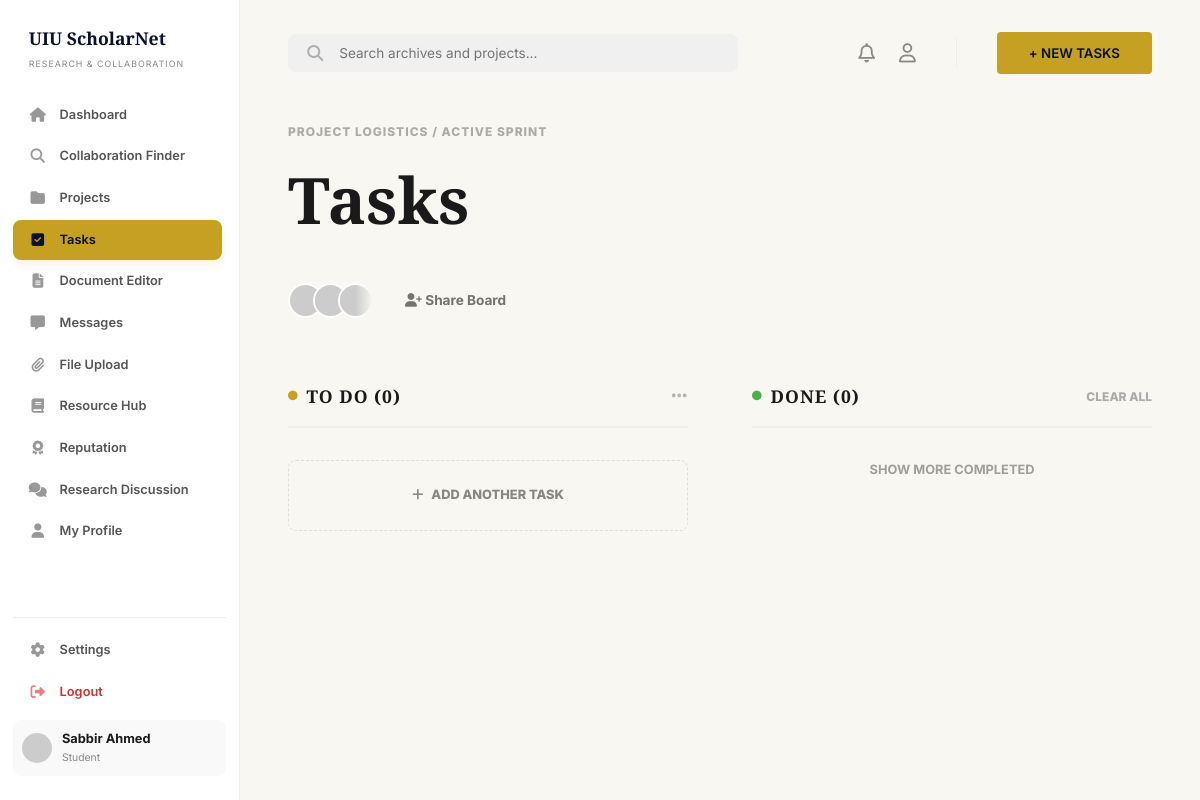
The app's page /dashboard/tasks.php (signed in), older data.
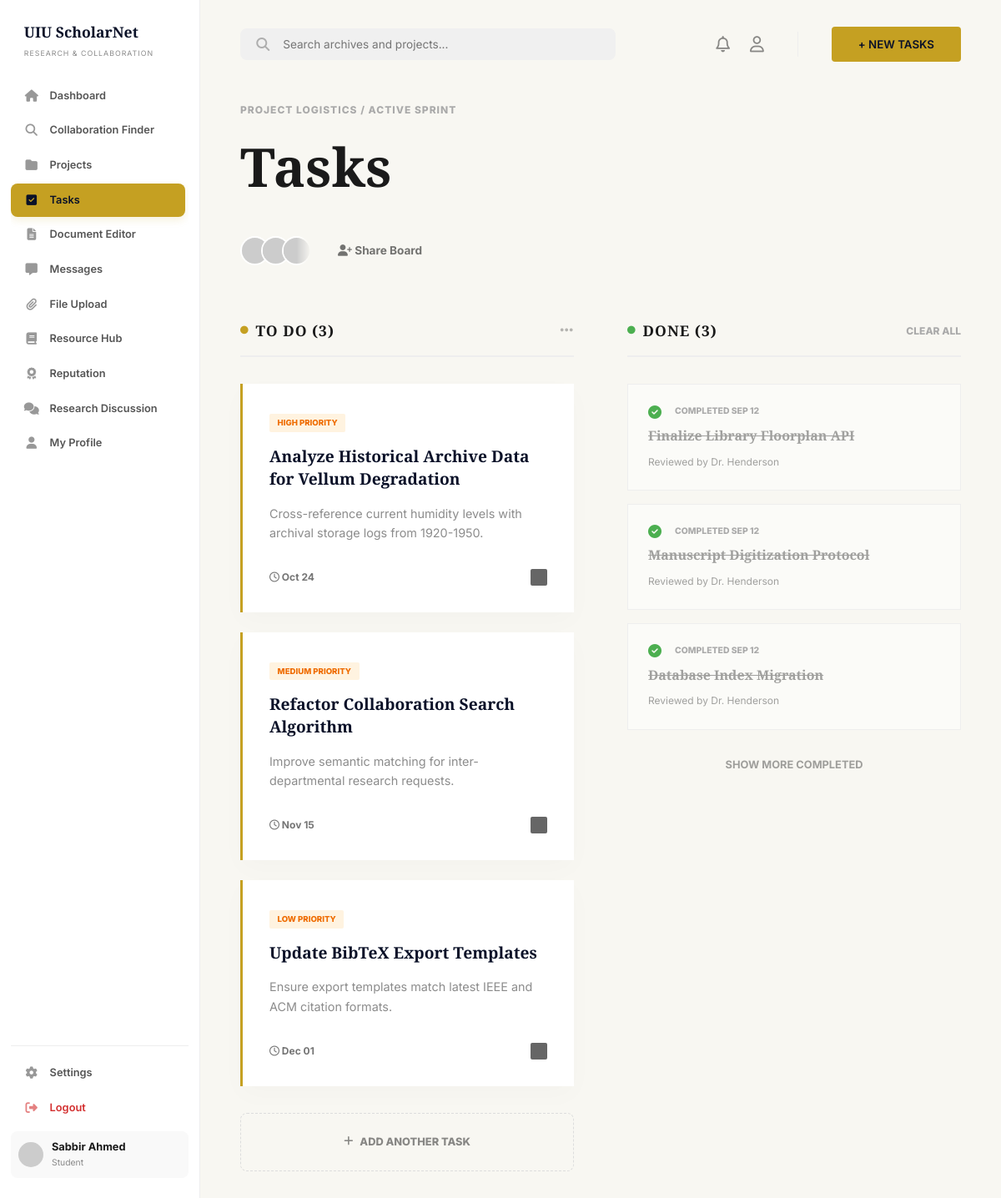
The same page, newer data.
### tables this page shows
CREATE TABLE IF NOT EXISTS users (
    id INT AUTO_INCREMENT PRIMARY KEY,
    full_name VARCHAR(100) NOT NULL,
    email VARCHAR(100) UNIQUE NOT NULL,
    password VARCHAR(255) NOT NULL,
    role ENUM('student', 'faculty') DEFAULT 'student',
    department VARCHAR(100),
    interests TEXT,
    skills TEXT,
    points INT DEFAULT 0,
    created_at TIMESTAMP DEFAULT CURRENT_TIMESTAMP
);

CREATE TABLE IF NOT EXISTS tasks (
    id INT AUTO_INCREMENT PRIMARY KEY,
    project_id INT,
    title VARCHAR(255) NOT NULL,
    description TEXT,
    assigned_to INT,
    priority ENUM('low', 'medium', 'high') DEFAULT 'medium',
    status ENUM('todo', 'inprogress', 'done') DEFAULT 'todo',
    due_date DATE,
    created_at TIMESTAMP DEFAULT CURRENT_TIMESTAMP,
    FOREIGN KEY (project_id) REFERENCES projects(id) ON DELETE CASCADE,
    FOREIGN KEY (assigned_to) REFERENCES users(id) ON DELETE SET NULL
);

### includes/auth_check.php (called while the page is built, shortened)
<?php
require_once('db_connect.php');
$user_id = (int)$_SESSION['user_id'];
$stmt = $conn->prepare("SELECT * FROM users WHERE id = ?");
$stmt->bind_param("i", $user_id);
$stmt->execute();
$user_result = $stmt->get_result();
$user_data = $user_result->fetch_assoc();
?>

### dashboard/tasks.php (the view, shortened to what this page needs)
<?php
require_once('../includes/auth_check.php');
$project_id = isset($_GET['project_id']) ? (int)$_GET['project_id'] : null;
$task_sql = "SELECT t.*, p.title as project_title FROM tasks t
             JOIN projects p ON t.project_id = p.id
             WHERE p.creator_id = ?";
if ($project_id) {
    $task_sql .= " AND t.project_id = ?";
    $tstmt = $conn->prepare($task_sql);
    $tstmt->bind_param("ii", $user_id, $project_id);
} else {
    $tstmt = $conn->prepare($task_sql);
    $tstmt->bind_param("i", $user_id);
}
$tstmt->execute();
$task_result = $tstmt->get_result();
$tasks_todo = [];
$tasks_done = [];
while ($task = $task_result->fetch_assoc()) {
    if ($task['status'] == 'todo' || $task['status'] == 'inprogress') $tasks_todo[] = $task;
    elseif ($task['status'] == 'done') $tasks_done[] = $task;
}
?>
<!DOCTYPE html>
<html lang="en">
<head>
    <link rel="stylesheet" href="https://cdnjs.cloudflare.com/ajax/libs/font-awesome/6.4.0/css/all.min.css">
    <link rel="stylesheet" href="../assets/css/style.css">
</head>
<body class="dashboard-page">
    <?php include('../includes/sidebar.php'); ?>
    <main class="main-content">
        <header class="dash-header" style="margin-bottom: 3rem;">
            <div class="search-container">
                <i class="fa-solid fa-magnifying-glass" style="opacity: 0.3;"></i>
                <input type="text" placeholder="Search archives and projects...">
            </div>
            <div style="display: flex; gap: 1.5rem; align-items: center;">
                <i class="fa-regular fa-bell" style="font-size: 1.2rem; opacity: 0.5;"></i>
                <i class="fa-regular fa-user" style="font-size: 1.2rem; opacity: 0.5;"></i>
                <button class="btn btn-primary" onclick="openModal()" style="background-color: var(--secondary-color); color: var(--primary-color); border-radius: 4px; padding: 0.8rem 2rem;">+ NEW TASKS</button>
            </div>
        </header>
        <section>
            <div style="font-size: 0.75rem; font-weight: 800; color: #aaa; letter-spacing: 1px; margin-bottom: 0.5rem; text-transform: uppercase;">PROJECT LOGISTICS / ACTIVE SPRINT</div>
            <h1 style="font-size: 4rem; margin-bottom: 2rem;">Tasks</h1>
            <div style="display: flex; align-items: center; gap: 2rem; margin-bottom: 4rem;">
                <div style="display: flex; -webkit-mask-image: linear-gradient(to right, black 80%, transparent 100%);">
                    <img src="https://ui-avatars.com/api/?name=User+1&background=eee&color=0a1128" style="width: 35px; height: 35px; border-radius: 50%; border: 2px solid white; margin-right: -10px;">
                    <img src="https://ui-avatars.com/api/?name=User+2&background=ddd&color=0a1128" style="width: 35px; height: 35px; border-radius: 50%; border: 2px solid white; margin-right: -10px;">
                    <img src="https://ui-avatars.com/api/?name=User+3&background=ccc&color=0a1128" style="width: 35px; height: 35px; border-radius: 50%; border: 2px solid white;">
                </div>
                <div style="font-size: 0.85rem; font-weight: 700; opacity: 0.6; cursor: pointer;"><i class="fa-solid fa-user-plus"></i> Share Board</div>
            </div>
            <div class="kanban-board">
                <div class="kanban-column">
                    <h3><span style="display: flex; align-items: center; gap: 0.5rem;"><i class="fa-solid fa-circle" style="color: var(--secondary-color); font-size: 0.6rem;"></i> To Do (<?php echo count($tasks_todo); ?>)</span> <i class="fa-solid fa-ellipsis" style="opacity: 0.3;"></i></h3>
                    <?php foreach($tasks_todo as $task): ?>
                    <div class="task-card">
                        <div style="background: #fff3e0; color: #ef6c00; font-size: 0.6rem; font-weight: 800; padding: 0.2rem 0.6rem; border-radius: 2px; display: inline-block; margin-bottom: 1rem; text-transform: uppercase;"><?php echo $task['priority']; ?> PRIORITY</div>
                        <h4><?php echo htmlspecialchars($task['title']); ?></h4>
                        <p style="font-size: 0.9rem; opacity: 0.5; margin-bottom: 2rem;"><?php echo htmlspecialchars($task['description']); ?></p>
                        <div class="task-meta-footer">
                            <span><i class="fa-regular fa-clock"></i> <?php echo date('M d', strtotime($task['due_date'])); ?></span>
                            <div style="width: 20px; height: 20px; background: #000; border-radius: 2px;"></div>
                        </div>
                    </div>
                    <?php endforeach; ?>
                    <div class="create-project-box" style="padding: 1.5rem; margin-top: 2rem; border-style: dashed; border-width: 1px;" onclick="openModal()">
                        <div style="font-size: 0.8rem; font-weight: 800; opacity: 0.5; display: flex; align-items: center; justify-content: center; gap: 0.5rem;">
                            <i class="fa-solid fa-plus"></i> ADD ANOTHER TASK
                        </div>
                    </div>
                </div>
                <div class="kanban-column">
                    <div style="display: flex; justify-content: space-between; align-items: center; margin-bottom: 2rem; border-bottom: 2px solid #eee; padding-bottom: 1rem;">
                        <h3 style="margin-bottom: 0; border: none; padding: 0;"><span style="display: flex; align-items: center; gap: 0.5rem;"><i class="fa-solid fa-circle" style="color: #4CAF50; font-size: 0.6rem;"></i> Done (<?php echo count($tasks_done); ?>)</span></h3>
                        <span style="font-size: 0.75rem; font-weight: 800; color: #aaa; cursor: pointer;">CLEAR ALL</span>
                    </div>
                    <?php foreach($tasks_done as $task): ?>
                    <div class="task-completed-card">
                        <div style="display: flex; align-items: center; gap: 1rem; margin-bottom: 0.5rem;">
                            <i class="fa-solid fa-circle-check" style="color: #4CAF50;"></i>
                            <span style="font-size: 0.65rem; font-weight: 800; color: #aaa; text-transform: uppercase;">COMPLETED SEP 12</span>
                        </div>
                        <h4><?php echo htmlspecialchars($task['title']); ?></h4>
                        <div style="font-size: 0.75rem; opacity: 0.4; margin-top: 0.5rem;">Reviewed by Dr. Henderson</div>
                    </div>
                    <?php endforeach; ?>
                    <div style="text-align: center; margin-top: 2rem; font-size: 0.8rem; font-weight: 700; opacity: 0.4; cursor: pointer;">SHOW MORE COMPLETED</div>
                </div>
            </div>
        </section>
    </main>
</body>
</html>

### includes/sidebar.php
<aside class="sidebar">
    <div class="logo">UIU ScholarNet</div>
    <div class="sidebar-subtitle">RESEARCH & COLLABORATION</div>
    <nav class="sidebar-menu">
        <a href="index.php" class="menu-item <?php echo (basename($_SERVER['PHP_SELF']) == 'index.php') ? 'active' : ''; ?>">
            <i class="fa-solid fa-house"></i> Dashboard
        </a>
        <a href="collaboration.php" class="menu-item <?php echo (basename($_SERVER['PHP_SELF']) == 'collaboration.php') ? 'active' : ''; ?>">
            <i class="fa-solid fa-magnifying-glass"></i> Collaboration Finder
        </a>
        <a href="projects.php" class="menu-item <?php echo (basename($_SERVER['PHP_SELF']) == 'projects.php') ? 'active' : ''; ?>">
            <i class="fa-solid fa-folder"></i> Projects
        </a>
        <a href="tasks.php" class="menu-item <?php echo (basename($_SERVER['PHP_SELF']) == 'tasks.php') ? 'active' : ''; ?>">
            <i class="fa-solid fa-square-check"></i> Tasks
        </a>
        <a href="document_editor.php" class="menu-item <?php echo (basename($_SERVER['PHP_SELF']) == 'document_editor.php') ? 'active' : ''; ?>">
            <i class="fa-solid fa-file-lines"></i> Document Editor
        </a>
        <a href="messages.php" class="menu-item <?php echo (basename($_SERVER['PHP_SELF']) == 'messages.php') ? 'active' : ''; ?>">
            <i class="fa-solid fa-message"></i> Messages
        </a>
        <a href="file_upload.php" class="menu-item <?php echo (basename($_SERVER['PHP_SELF']) == 'file_upload.php') ? 'active' : ''; ?>">
            <i class="fa-solid fa-paperclip"></i> File Upload
        </a>
        <a href="resources.php" class="menu-item <?php echo (basename($_SERVER['PHP_SELF']) == 'resources.php') ? 'active' : ''; ?>">
            <i class="fa-solid fa-book"></i> Resource Hub
        </a>
        <a href="#" class="menu-item"><i class="fa-solid fa-award"></i> Reputation</a>
        <a href="#" class="menu-item"><i class="fa-solid fa-comments"></i> Research Discussion</a>
        <a href="#" class="menu-item"><i class="fa-solid fa-user"></i> My Profile</a>
    </nav>
    <div class="sidebar-footer">
        <a href="#" class="menu-item"><i class="fa-solid fa-gear"></i> Settings</a>
        <a href="../auth/logout.php" class="menu-item" style="color: #d32f2f;"><i class="fa-solid fa-right-from-bracket"></i> Logout</a>
        <div class="user-profile-small">
            <img src="https://ui-avatars.com/api/?name=<?php echo urlencode($user_data['full_name']); ?>&background=0a1128&color=fff" alt="User">
            <div>
                <div style="font-weight: 700; font-size: 0.8rem;"><?php echo $user_data['full_name']; ?></div>
                <div style="font-size: 0.65rem; opacity: 0.5;"><?php echo ucfirst($user_data['role']); ?></div>
            </div>
        </div>
    </div>
</aside>

### assets/css/global.css (style rules this page uses)
:root { --primary-color: #0a1128; --secondary-color: #c5a022; --bg-color: #f8f7f2; --text-color: #1a1a1a; --accent-color: #e8e6d9; --white: #ffffff; --transition: all 0.3s ease; --font-heading: 'Playfair Display', serif; --font-body: 'Inter', sans-serif; }
* { margin: 0; padding: 0; box-sizing: border-box; }
body { font-family: var(--font-body); background-color: var(--bg-color); color: var(--text-color); line-height: 1.6; overflow-x: hidden; }
h1, h2, h3, h4 { font-family: var(--font-heading); font-weight: 700; }
a { text-decoration: none; color: inherit; transition: var(--transition); }
.btn { padding: 0.8rem 2rem; border-radius: 4px; font-weight: 600; cursor: pointer; display: inline-flex; align-items: center; gap: 0.5rem; transition: var(--transition); border: none; font-family: var(--font-body); }
.btn-primary { background-color: var(--secondary-color); color: var(--white); }
.logo { font-size: 1.5rem; font-weight: 700; color: var(--primary-color); font-family: var(--font-heading); }

### assets/css/layout.css (style rules this page uses)
.dashboard-page { display: flex; background-color: var(--bg-color); min-height: 100vh; width: 100%; }
.sidebar { width: 240px; min-width: 240px; background: var(--white); border-right: 1px solid #eee; padding: 1.5rem 0.8rem; display: flex; flex-direction: column; position: fixed; top: 0; left: 0; bottom: 0; z-index: 1000; overflow: hidden; }
.sidebar .logo { font-size: 1.1rem; margin-bottom: 0.3rem; padding-left: 1rem; color: var(--primary-color); flex-shrink: 0; }
.sidebar-subtitle { font-size: 0.55rem; opacity: 0.5; letter-spacing: 1px; padding-left: 1rem; margin-bottom: 1.5rem; flex-shrink: 0; }
.sidebar-menu { flex: 1 1 0; min-height: 0; overflow-y: auto; padding-right: 4px; }
.menu-item { display: flex; align-items: center; gap: 0.8rem; padding: 0.6rem 1rem; border-radius: 8px; margin-bottom: 2px; font-weight: 600; font-size: 0.8rem; color: #555; transition: var(--transition); text-decoration: none; white-space: nowrap; }
.menu-item i { width: 18px; font-size: 0.9rem; display: flex; justify-content: center; opacity: 0.6; }
.menu-item.active { background-color: var(--secondary-color); color: var(--primary-color); box-shadow: 0 4px 10px rgba(197, 160, 34, 0.15); }
.menu-item.active i { opacity: 1; }
.sidebar-footer { border-top: 1px solid #eee; padding-top: 0.8rem; margin-top: 0.8rem; flex-shrink: 0; }
.user-profile-small { display: flex; align-items: center; gap: 0.6rem; padding: 0.6rem; background: #f9f9f9; border-radius: 8px; margin-top: 0.5rem; }
.user-profile-small img { width: 30px; height: 30px; border-radius: 50%; }
.main-content { flex: 1; margin-left: 240px; padding: 2rem 3rem; min-height: 100vh; }
.dash-header { display: flex; justify-content: space-between; align-items: center; margin-bottom: 2rem; }
.search-container { background: #f0f0f0; padding: 0.7rem 1.2rem; border-radius: 8px; display: flex; align-items: center; gap: 1rem; width: 100%; max-width: 450px; }
.search-container input { background: transparent; border: none; outline: none; width: 100%; font-family: var(--font-body); font-size: 0.85rem; }

### assets/css/projects.css (style rules this page uses)
.create-project-box { border: 2px dashed #ddd; padding: 4rem; text-align: center; border-radius: 8px; cursor: pointer; transition: var(--transition); }

### assets/css/tasks.css (style rules this page uses)
.kanban-board { display: grid; grid-template-columns: 1fr 1fr; gap: 4rem; }
.kanban-column { background: transparent; padding: 0; }
.kanban-column h3 { font-size: 1.1rem; font-weight: 800; text-transform: uppercase; letter-spacing: 1px; margin-bottom: 2rem; padding-bottom: 1rem; border-bottom: 2px solid #eee; display: flex; justify-content: space-between; align-items: center; }
.task-card { background: var(--white); padding: 2rem; border-radius: 0; border-left: 3px solid var(--secondary-color); box-shadow: 0 10px 30px rgba(0,0,0,0.02); margin-bottom: 1.5rem; }
.task-card h4 { font-size: 1.2rem; line-height: 1.4; margin-bottom: 1rem; color: var(--primary-color); }
.task-meta-footer { display: flex; justify-content: space-between; align-items: center; margin-top: 2rem; font-size: 0.75rem; opacity: 0.6; font-weight: 700; }
.task-completed-card { background: rgba(255,255,255,0.5); border: 1px solid #eee; padding: 1.5rem; margin-bottom: 1rem; }
.task-completed-card h4 { font-size: 1rem; text-decoration: line-through; opacity: 0.4; margin: 0; }

Row changes from the older to the newer data that the page shows:
added tasks: priority "HIGH", title "Analyze Historical Archive Data for Vellum Degradation", description "Cross-reference current humidity levels with archival storage logs from 1920-1950.", due_date "Oct 24", shown under "TO DO (3)"
added tasks: priority "MEDIUM", title "Refactor Collaboration Search Algorithm", description "Improve semantic matching for inter-departmental research requests.", due_date "Nov 15", shown under "TO DO (3)"
added tasks: priority "LOW", title "Update BibTeX Export Templates", description "Ensure export templates match latest IEEE and ACM citation formats.", due_date "Dec 01", shown under "TO DO (3)"
added tasks: title "Finalize Library Floorplan API", shown under "DONE (3)"
added tasks: title "Manuscript Digitization Protocol", shown under "DONE (3)"
added tasks: title "Database Index Migration", shown under "DONE (3)"
Text that changed along with them:
count($tasks_todo): "0" → "3"
count($tasks_done): "0" → "3"
